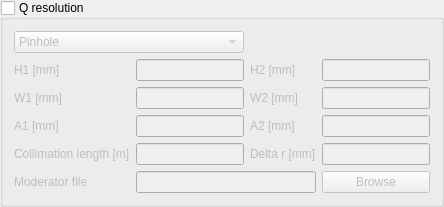
             <widget class="QGroupBox" name="q_resolution_group_box">
              <property name="toolTip">
               <string>&lt;html&gt;&lt;head/&gt;&lt;body&gt;&lt;p&gt;Settings for Q resolution. If checked, then the Q resolution is used, else not.&lt;/p&gt;&lt;/body&gt;&lt;/html&gt;</string>
              </property>
              <property name="title">
               <string>Q resolution</string>
              </property>
              <property name="checkable">
               <bool>true</bool>
              </property>
              <property name="checked">
               <bool>false</bool>
              </property>
              <layout class="QGridLayout" name="gridLayout_13">
               <item row="0" column="0" colspan="2">
                <widget class="QComboBox" name="q_resolution_shape_combo_box">
                 <property name="toolTip">
                  <string>&lt;html&gt;&lt;head/&gt;&lt;body&gt;&lt;p&gt;Selection of the aperture. This can be either a rectangular or a circular aperture&lt;/p&gt;&lt;/body&gt;&lt;/html&gt;</string>
                 </property>
                 <item>
                  <property name="text">
                   <string>Pinhole</string>
                  </property>
                 </item>
                 <item>
                  <property name="text">
                   <string>Slit</string>
                  </property>
                 </item>
                </widget>
               </item>
               <item row="3" column="0">
                <widget class="QLabel" name="q_resolution_source_a_label">
                 <property name="toolTip">
                  <string>&lt;html&gt;&lt;head/&gt;&lt;body&gt;&lt;p&gt;Diameter of a circular source aperature.&lt;/p&gt;&lt;/body&gt;&lt;/html&gt;</string>
                 </property>
                 <property name="text">
                  <string>A1 [mm]</string>
                 </property>
                </widget>
               </item>
               <item row="3" column="2">
                <widget class="QLabel" name="q_resolution_sample_a_label">
                 <property name="toolTip">
                  <string>&lt;html&gt;&lt;head/&gt;&lt;body&gt;&lt;p&gt;Diameter of a circular sample aperature.&lt;/p&gt;&lt;/body&gt;&lt;/html&gt;</string>
                 </property>
                 <property name="text">
                  <string>A2 [mm]</string>
                 </property>
                </widget>
               </item>
               <item row="1" column="1">
                <widget class="QLineEdit" name="q_resolution_source_h_line_edit">
                 <property name="toolTip">
                  <string>&lt;html&gt;&lt;head/&gt;&lt;body&gt;&lt;p&gt;Height of a rectangular source aperature.&lt;/p&gt;&lt;/body&gt;&lt;/html&gt;</string>
                 </property>
                </widget>
               </item>
               <item row="2" column="2">
                <widget class="QLabel" name="q_resolution_sample_w_label">
                 <property name="toolTip">
                  <string>&lt;html&gt;&lt;head/&gt;&lt;body&gt;&lt;p&gt;Width of a rectangular sample aperature.&lt;/p&gt;&lt;/body&gt;&lt;/html&gt;</string>
                 </property>
                 <property name="text">
                  <string>W2 [mm]</string>
                 </property>
                </widget>
               </item>
               <item row="2" column="3">
                <widget class="QLineEdit" name="q_resolution_sample_w_line_edit">
                 <property name="toolTip">
                  <string>&lt;html&gt;&lt;head/&gt;&lt;body&gt;&lt;p&gt;Width of a rectangular sample aperature.&lt;/p&gt;&lt;/body&gt;&lt;/html&gt;</string>
                 </property>
                </widget>
               </item>
               <item row="5" column="0">
                <widget class="QLabel" name="q_resolution_collimation_length_label">
                 <property name="toolTip">
                  <string>&lt;html&gt;&lt;head/&gt;&lt;body&gt;&lt;p&gt;The collimation length.&lt;/p&gt;&lt;/body&gt;&lt;/html&gt;</string>
                 </property>
                 <property name="text">
                  <string>Collimation length [m]</string>
                 </property>
                </widget>
               </item>
               <item row="5" column="2">
                <widget class="QLabel" name="q_resolution_delta_r_label">
                 <property name="toolTip">
                  <string>&lt;html&gt;&lt;head/&gt;&lt;body&gt;&lt;p&gt;Delta r.&lt;/p&gt;&lt;/body&gt;&lt;/html&gt;</string>
                 </property>
                 <property name="text">
                  <string>Delta r [mm]</string>
                 </property>
                </widget>
               </item>
               <item row="6" column="1" colspan="2">
                <widget class="QLineEdit" name="q_resolution_moderator_file_line_edit">
                 <property name="toolTip">
                  <string>&lt;html&gt;&lt;head/&gt;&lt;body&gt;&lt;p&gt;Path to the moderator file.&lt;/p&gt;&lt;/body&gt;&lt;/html&gt;</string>
                 </property>
                </widget>
               </item>
               <item row="6" column="3">
                <widget class="QPushButton" name="q_resolution_moderator_file_push_button">
                 <property name="text">
                  <string>Browse</string>
                 </property>
                </widget>
               </item>
               <item row="6" column="0">
                <widget class="QLabel" name="q_resolution_moderator_file_label">
                 <property name="toolTip">
                  <string>&lt;html&gt;&lt;head/&gt;&lt;body&gt;&lt;p&gt;Path to the moderator file.&lt;/p&gt;&lt;/body&gt;&lt;/html&gt;</string>
                 </property>
                 <property name="text">
                  <string>Moderator file</string>
                 </property>
                </widget>
               </item>
               <item row="5" column="1">
                <widget class="QLineEdit" name="q_resolution_collimation_length_line_edit">
                 <property name="toolTip">
                  <string>&lt;html&gt;&lt;head/&gt;&lt;body&gt;&lt;p&gt;The collimation length.&lt;/p&gt;&lt;/body&gt;&lt;/html&gt;</string>
                 </property>
                </widget>
               </item>
               <item row="5" column="3">
                <widget class="QLineEdit" name="q_resolution_delta_r_line_edit">
                 <property name="toolTip">
                  <string>&lt;html&gt;&lt;head/&gt;&lt;body&gt;&lt;p&gt;Delta r.&lt;/p&gt;&lt;/body&gt;&lt;/html&gt;</string>
                 </property>
                </widget>
               </item>
               <item row="3" column="3">
                <widget class="QLineEdit" name="q_resolution_sample_a_line_edit">
                 <property name="toolTip">
                  <string>&lt;html&gt;&lt;head/&gt;&lt;body&gt;&lt;p&gt;Diameter of a circular sample aperature.&lt;/p&gt;&lt;/body&gt;&lt;/html&gt;</string>
                 </property>
                </widget>
               </item>
               <item row="3" column="1">
                <widget class="QLineEdit" name="q_resolution_source_a_line_edit">
                 <property name="toolTip">
                  <string>&lt;html&gt;&lt;head/&gt;&lt;body&gt;&lt;p&gt;Diameter of a circular source aperature.&lt;/p&gt;&lt;/body&gt;&lt;/html&gt;</string>
                 </property>
                </widget>
               </item>
               <item row="2" column="1">
                <widget class="QLineEdit" name="q_resolution_source_w_line_edit">
                 <property name="toolTip">
                  <string>&lt;html&gt;&lt;head/&gt;&lt;body&gt;&lt;p&gt;Width of a rectangular source aperature.&lt;/p&gt;&lt;/body&gt;&lt;/html&gt;</string>
                 </property>
                </widget>
               </item>
               <item row="1" column="0">
                <widget class="QLabel" name="q_resolution_source_h_label">
                 <property name="toolTip">
                  <string>&lt;html&gt;&lt;head/&gt;&lt;body&gt;&lt;p&gt;Height of a rectangular source aperature.&lt;/p&gt;&lt;/body&gt;&lt;/html&gt;</string>
                 </property>
                 <property name="text">
                  <string>H1 [mm]</string>
                 </property>
                </widget>
               </item>
               <item row="1" column="3">
                <widget class="QLineEdit" name="q_resolution_sample_h_line_edit">
                 <property name="toolTip">
                  <string>&lt;html&gt;&lt;head/&gt;&lt;body&gt;&lt;p&gt;Height of a rectangular sample aperature.&lt;/p&gt;&lt;/body&gt;&lt;/html&gt;</string>
                 </property>
                </widget>
               </item>
               <item row="2" column="0">
                <widget class="QLabel" name="q_resolution_source_w_label">
                 <property name="toolTip">
                  <string>&lt;html&gt;&lt;head/&gt;&lt;body&gt;&lt;p&gt;Width of a rectangular source aperature.&lt;/p&gt;&lt;/body&gt;&lt;/html&gt;</string>
                 </property>
                 <property name="text">
                  <string>W1 [mm]</string>
                 </property>
                </widget>
               </item>
               <item row="1" column="2">
                <widget class="QLabel" name="q_resolution_sample_h_label">
                 <property name="toolTip">
                  <string>&lt;html&gt;&lt;head/&gt;&lt;body&gt;&lt;p&gt;Height of a rectangular sample aperature.&lt;/p&gt;&lt;/body&gt;&lt;/html&gt;</string>
                 </property>
                 <property name="text">
                  <string>H2 [mm]</string>
                 </property>
                </widget>
               </item>
              </layout>
             </widget>
